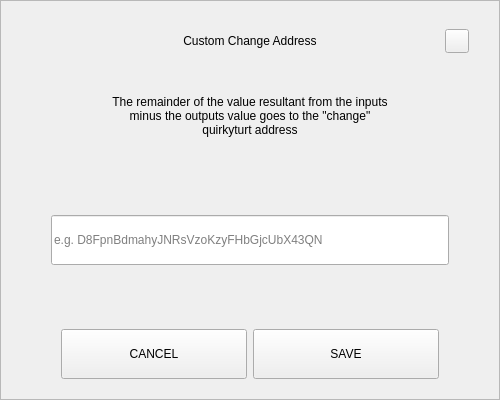
<?xml version="1.0" encoding="UTF-8"?>
<ui version="4.0">
 <class>SendChangeAddressDialog</class>
 <widget class="QDialog" name="SendChangeAddressDialog">
  <property name="geometry">
   <rect>
    <x>0</x>
    <y>0</y>
    <width>500</width>
    <height>400</height>
   </rect>
  </property>
  <property name="windowTitle">
   <string>Dialog</string>
  </property>
  <layout class="QVBoxLayout" name="verticalLayout">
   <property name="spacing">
    <number>0</number>
   </property>
   <property name="leftMargin">
    <number>0</number>
   </property>
   <property name="topMargin">
    <number>0</number>
   </property>
   <property name="rightMargin">
    <number>0</number>
   </property>
   <property name="bottomMargin">
    <number>0</number>
   </property>
   <item>
    <widget class="QFrame" name="frame">
     <property name="styleSheet">
      <string notr="true"/>
     </property>
     <property name="frameShape">
      <enum>QFrame::StyledPanel</enum>
     </property>
     <property name="frameShadow">
      <enum>QFrame::Raised</enum>
     </property>
     <layout class="QVBoxLayout" name="verticalLayout_2" stretch="0,0,0,0,0,0,0">
      <property name="spacing">
       <number>0</number>
      </property>
      <property name="leftMargin">
       <number>30</number>
      </property>
      <property name="topMargin">
       <number>20</number>
      </property>
      <property name="rightMargin">
       <number>30</number>
      </property>
      <property name="bottomMargin">
       <number>20</number>
      </property>
      <item>
       <layout class="QHBoxLayout" name="horizontalLayout_3">
        <property name="spacing">
         <number>0</number>
        </property>
        <item>
         <spacer name="horizontalSpacer_2">
          <property name="orientation">
           <enum>Qt::Horizontal</enum>
          </property>
          <property name="sizeHint" stdset="0">
           <size>
            <width>40</width>
            <height>20</height>
           </size>
          </property>
         </spacer>
        </item>
        <item>
         <widget class="QLabel" name="labelTitle">
          <property name="minimumSize">
           <size>
            <width>0</width>
            <height>40</height>
           </size>
          </property>
          <property name="maximumSize">
           <size>
            <width>16777215</width>
            <height>40</height>
           </size>
          </property>
          <property name="styleSheet">
           <string notr="true">padding-left:24px;</string>
          </property>
          <property name="text">
           <string>Custom Change Address</string>
          </property>
          <property name="alignment">
           <set>Qt::AlignCenter</set>
          </property>
          <property name="margin">
           <number>7</number>
          </property>
         </widget>
        </item>
        <item>
         <spacer name="horizontalSpacer">
          <property name="orientation">
           <enum>Qt::Horizontal</enum>
          </property>
          <property name="sizeHint" stdset="0">
           <size>
            <width>40</width>
            <height>20</height>
           </size>
          </property>
         </spacer>
        </item>
        <item>
         <widget class="QPushButton" name="btnEsc">
          <property name="minimumSize">
           <size>
            <width>24</width>
            <height>24</height>
           </size>
          </property>
          <property name="maximumSize">
           <size>
            <width>24</width>
            <height>24</height>
           </size>
          </property>
          <property name="focusPolicy">
           <enum>Qt::NoFocus</enum>
          </property>
          <property name="text">
           <string/>
          </property>
         </widget>
        </item>
       </layout>
      </item>
      <item>
       <spacer name="verticalSpacer_2">
        <property name="orientation">
         <enum>Qt::Vertical</enum>
        </property>
        <property name="sizeType">
         <enum>QSizePolicy::Fixed</enum>
        </property>
        <property name="sizeHint" stdset="0">
         <size>
          <width>20</width>
          <height>20</height>
         </size>
        </property>
       </spacer>
      </item>
      <item alignment="Qt::AlignHCenter">
       <widget class="QLabel" name="labelMessage">
        <property name="minimumSize">
         <size>
          <width>0</width>
          <height>70</height>
         </size>
        </property>
        <property name="text">
         <string>The remainder of the value resultant from the inputs minus the outputs value goes to the &quot;change&quot; quirkyturt address</string>
        </property>
        <property name="alignment">
         <set>Qt::AlignCenter</set>
        </property>
        <property name="wordWrap">
         <bool>true</bool>
        </property>
       </widget>
      </item>
      <item>
       <spacer name="verticalSpacer_3">
        <property name="orientation">
         <enum>Qt::Vertical</enum>
        </property>
        <property name="sizeHint" stdset="0">
         <size>
          <width>20</width>
          <height>40</height>
         </size>
        </property>
       </spacer>
      </item>
      <item>
       <layout class="QHBoxLayout" name="horizontalLayout_2">
        <property name="spacing">
         <number>0</number>
        </property>
        <property name="leftMargin">
         <number>20</number>
        </property>
        <property name="rightMargin">
         <number>20</number>
        </property>
        <item>
         <widget class="QLineEdit" name="lineEditAddress">
          <property name="minimumSize">
           <size>
            <width>0</width>
            <height>50</height>
           </size>
          </property>
          <property name="placeholderText">
           <string notr="true">e.g. D8FpnBdmahyJNRsVzoKzyFHbGjcUbX43QN</string>
          </property>
         </widget>
        </item>
       </layout>
      </item>
      <item>
       <spacer name="verticalSpacer">
        <property name="orientation">
         <enum>Qt::Vertical</enum>
        </property>
        <property name="sizeHint" stdset="0">
         <size>
          <width>20</width>
          <height>40</height>
         </size>
        </property>
       </spacer>
      </item>
      <item>
       <layout class="QHBoxLayout" name="horizontalLayout" stretch="2,2">
        <property name="spacing">
         <number>6</number>
        </property>
        <property name="leftMargin">
         <number>30</number>
        </property>
        <property name="rightMargin">
         <number>30</number>
        </property>
        <item>
         <widget class="QPushButton" name="btnCancel">
          <property name="minimumSize">
           <size>
            <width>180</width>
            <height>50</height>
           </size>
          </property>
          <property name="focusPolicy">
           <enum>Qt::NoFocus</enum>
          </property>
          <property name="text">
           <string>CANCEL</string>
          </property>
         </widget>
        </item>
        <item>
         <widget class="QPushButton" name="btnSave">
          <property name="minimumSize">
           <size>
            <width>180</width>
            <height>50</height>
           </size>
          </property>
          <property name="focusPolicy">
           <enum>Qt::NoFocus</enum>
          </property>
          <property name="text">
           <string>SAVE</string>
          </property>
         </widget>
        </item>
       </layout>
      </item>
     </layout>
    </widget>
   </item>
  </layout>
 </widget>
 <resources/>
 <connections/>
</ui>
